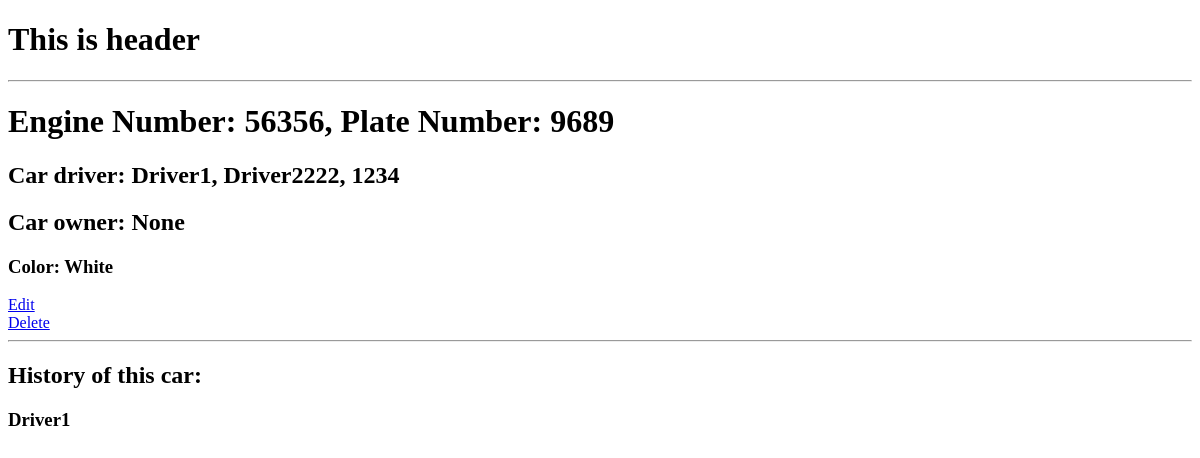
The page /cars/car_detail/4/ on the database as committed earlier.
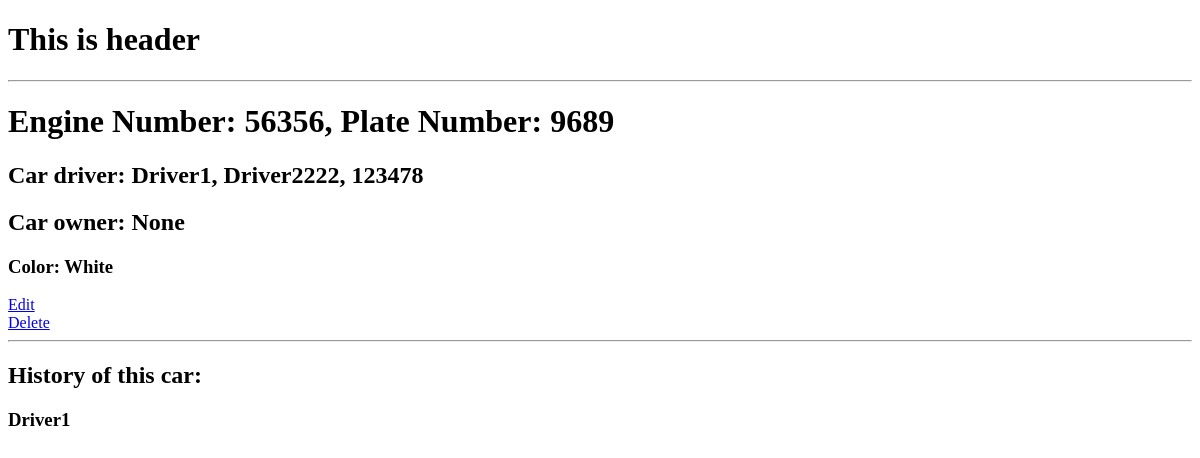
The same page on the database as committed later.
### cars/models.py (models this page shows, shortened)
class Car(models.Model):
    STEERING_SIDE = (
        ('راسته', 'راسته'),
        ('چپه', 'چپه')
    )
    driver = models.ForeignKey(DriverProfile, on_delete=models.SET_NULL, null=True, blank=True)
    owner = models.ForeignKey('CarOwner', on_delete=models.SET_NULL, null=True, blank=True)
    plate_number = models.CharField(max_length=200, blank=True, null=True)
    steering = models.CharField(max_length=10, choices=STEERING_SIDE, default='راسته')
    model = models.CharField(max_length=300)
    color = models.CharField(max_length=200)
    engine_type = models.CharField(max_length=300)
    engine_num = models.CharField(max_length=200)
    number_of_cylinder = models.IntegerField()
    chassis_num = models.CharField(max_length=200, help_text='شماره شاسی')
    legal_weight = models.CharField(
        max_length=255, null=True, blank=True, help_text='وزن مجموعی مجاز')
    weight_on_axle = models.CharField(
        max_length=255, null=True, blank=True, help_text='وزن بالای اکسل')
    number_of_rider = models.PositiveIntegerField(help_text='تعداد راکبین')

### accounts/models.py (models this page shows)
class DriverProfile(models.Model):
    GENDER = (
        ('آقا', 'آقا'),
        ('خانم', 'خانم'),
    )
    id = models.UUIDField(primary_key=True, default=uuid.uuid4, editable=False, unique=True)
    licence_num = models.CharField(max_length=250, unique=True)
    user = models.OneToOneField(User, on_delete=models.SET_NULL, null=True)
    first_name = models.CharField(max_length=200)
    last_name = models.CharField(max_length=200, blank=True, null=True)
    father_name = models.CharField(max_length=200)
    gender = models.CharField(max_length=5, choices=GENDER, default='آقا')
    blood_group = models.CharField(max_length=10, blank=True, null=True)
    tazkira_num = models.CharField(max_length=255)
    current_address = models.OneToOneField('Address', on_delete=models.CASCADE, blank=True, null=True)
    phone_num = models.CharField(max_length=14,unique=True, null=True, blank=True)
    tazkira_img = models.ImageField(upload_to="media/driver/id_images", default="media/driver_id.jpg", null=True, blank=True)
    avatar = models.ImageField(upload_to="media/driver/profile_images", default="media/driver.jpg", null=True, blank=True)
    id = models.UUIDField(primary_key=True, default=uuid.uuid4, editable=False, unique=True)
    def __str__(self) -> str:
        return f'{self.first_name}, {self.last_name}, {self.licence_num}'

### cars/views.py (the view)
# urls.py: path('car_detail/<int:pk>/', views.car_detail, name='car-detail'),
def car_detail(request, pk):
    car = get_object_or_404(Car, id = pk)
    car_history = car.carhistory_set.all()
    context = {
        'car': car,
        'history': car_history
    }
    return render(request, 'cars/car_detail.html', context)

### cars/templates/cars/car_detail.html
{% extends 'base.html' %}
{% block content %}
    <h1>Engine Number: {{ car.engine_num }}, Plate Number: {{ car.plate_number | default:None }}</h1>
    <h2>Car driver: {{ car.driver }}</h2>
    <h2>Car owner: {{ car.owner }}</h2>
    <h3>Color: {{ car.color }}</h3>
    <a href="{% url 'cars:edit-car' car.id %}">Edit</a><br>
    <a href="{% url 'cars:delete-car' car.id %}">Delete</a>
    <hr>
    <h2>History of this car:</h2>
    {% for item in history %}
        <h3>
            {% if item.driver %}
                {{ item.driver.first_name}}
            {% else %}
                {{ item.owner.first_name}}
            {% endif %}
        </h3>
    {% endfor %}
{% endblock content %}

Rows that differ between the two databases and show on the page:
changed through a linked row, Car "None": driver "Driver1, Driver2222, 1234" → "Driver1, Driver2222, 123478"
